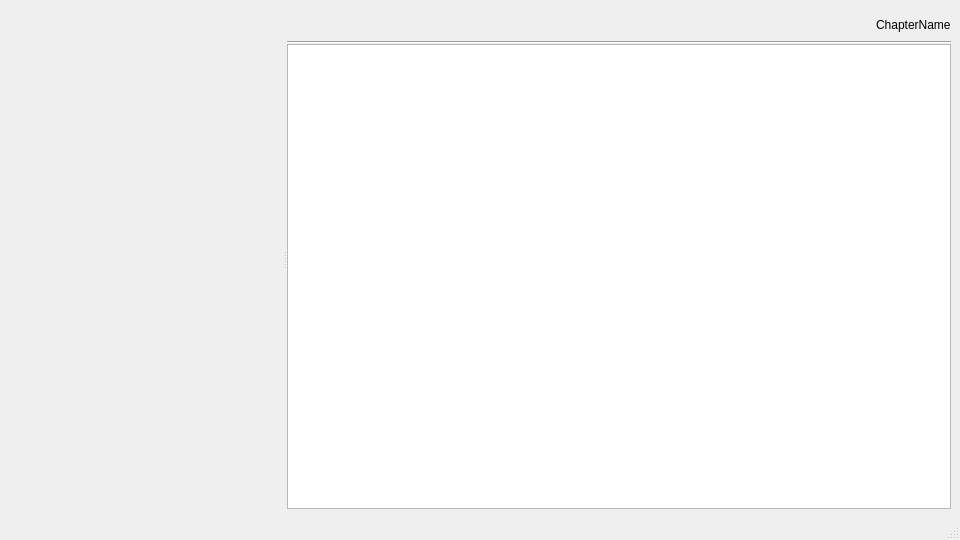
<?xml version="1.0" encoding="UTF-8"?>
<ui version="4.0">
 <class>MainWindow</class>
 <widget class="QMainWindow" name="MainWindow">
  <property name="geometry">
   <rect>
    <x>0</x>
    <y>0</y>
    <width>960</width>
    <height>540</height>
   </rect>
  </property>
  <property name="minimumSize">
   <size>
    <width>960</width>
    <height>540</height>
   </size>
  </property>
  <property name="windowTitle">
   <string>MainWindow</string>
  </property>
  <property name="tabShape">
   <enum>QTabWidget::Triangular</enum>
  </property>
  <widget class="QWidget" name="centralwidget">
   <layout class="QHBoxLayout" name="mainLayout" stretch="0,1">
    <item>
     <layout class="QVBoxLayout" name="dockLayout">
      <property name="spacing">
       <number>0</number>
      </property>
      <item>
       <widget class="QScrollArea" name="scrollArea">
        <property name="frameShape">
         <enum>QFrame::NoFrame</enum>
        </property>
        <property name="widgetResizable">
         <bool>true</bool>
        </property>
        <widget class="QWidget" name="scrollAreaWidgetContents">
         <property name="geometry">
          <rect>
           <x>0</x>
           <y>0</y>
           <width>69</width>
           <height>463</height>
          </rect>
         </property>
        </widget>
       </widget>
      </item>
     </layout>
    </item>
    <item>
     <widget class="QSplitter" name="mainSplitter">
      <property name="orientation">
       <enum>Qt::Horizontal</enum>
      </property>
      <widget class="QStackedWidget" name="SideBar">
       <property name="minimumSize">
        <size>
         <width>200</width>
         <height>0</height>
        </size>
       </property>
       <property name="maximumSize">
        <size>
         <width>400</width>
         <height>16777215</height>
        </size>
       </property>
       <widget class="QWidget" name="page"/>
       <widget class="QWidget" name="page_2"/>
      </widget>
      <widget class="QWidget" name="ContentContainer">
       <layout class="QVBoxLayout" name="rightVBox">
        <property name="spacing">
         <number>0</number>
        </property>
        <item>
         <layout class="QHBoxLayout" name="toolBarLayout">
          <item>
           <widget class="QToolButton" name="SaveBtn">
            <property name="styleSheet">
             <string notr="true">
                QToolButton {
                    background: transparent;
                    border: none;
                    border-radius: 6px;
                    padding: 2px;
                }
                QToolButton:hover {
                    background: #e0e0e0;
                }
                QToolButton:pressed {
                    background: #b0b0b0;
                }
             </string>
            </property>
            <property name="icon">
             <iconset resource="icons.qrc">
              <normaloff>:/res/icons/Save.svg</normaloff>:/res/icons/Save.svg</iconset>
            </property>
            <property name="iconSize">
             <size>
              <width>24</width>
              <height>24</height>
             </size>
            </property>
           </widget>
          </item>
          <item>
           <widget class="QToolButton" name="UndoBtn">
            <property name="minimumSize">
             <size>
              <width>32</width>
              <height>0</height>
             </size>
            </property>
            <property name="styleSheet">
             <string notr="true">
                QToolButton {
                    background: transparent;
                    border: none;
                    border-radius: 6px;
                    padding: 2px;
                }
                QToolButton:hover {
                    background: #e0e0e0;
                }
                QToolButton:pressed {
                    background: #b0b0b0;
                }
             </string>
            </property>
            <property name="icon">
             <iconset resource="icons.qrc">
              <normaloff>:/res/icons/Undo.svg</normaloff>:/res/icons/Undo.svg</iconset>
            </property>
            <property name="iconSize">
             <size>
              <width>24</width>
              <height>24</height>
             </size>
            </property>
           </widget>
          </item>
          <item>
           <widget class="QToolButton" name="RedoBtn">
            <property name="styleSheet">
             <string notr="true">
                QToolButton {
                    background: transparent;
                    border: none;
                    border-radius: 6px;
                    padding: 2px;
                }
                QToolButton:hover {
                    background: #e0e0e0;
                }
                QToolButton:pressed {
                    background: #b0b0b0;
                }
             </string>
            </property>
            <property name="icon">
             <iconset resource="icons.qrc">
              <normaloff>:/res/icons/Redo.svg</normaloff>:/res/icons/Redo.svg</iconset>
            </property>
            <property name="iconSize">
             <size>
              <width>24</width>
              <height>24</height>
             </size>
            </property>
           </widget>
          </item>
          <item>
           <widget class="QToolButton" name="AllSelectBtn">
            <property name="styleSheet">
             <string notr="true">
                QToolButton {
                    background: transparent;
                    border: none;
                    border-radius: 6px;
                    padding: 2px;
                }
                QToolButton:hover {
                    background: #e0e0e0;
                }
                QToolButton:pressed {
                    background: #b0b0b0;
                }
             </string>
            </property>
            <property name="icon">
             <iconset resource="icons.qrc">
              <normaloff>:/res/icons/AllSelect.svg</normaloff>:/res/icons/AllSelect.svg</iconset>
            </property>
            <property name="iconSize">
             <size>
              <width>24</width>
              <height>24</height>
             </size>
            </property>
           </widget>
          </item>
          <item>
           <widget class="QToolButton" name="CopyBtn">
            <property name="styleSheet">
             <string notr="true">
                QToolButton {
                    background: transparent;
                    border: none;
                    border-radius: 6px;
                    padding: 2px;
                }
                QToolButton:hover {
                    background: #e0e0e0;
                }
                QToolButton:pressed {
                    background: #b0b0b0;
                }
             </string>
            </property>
            <property name="icon">
             <iconset resource="icons.qrc">
              <normaloff>:/res/icons/Copy.svg</normaloff>:/res/icons/Copy.svg</iconset>
            </property>
            <property name="iconSize">
             <size>
              <width>24</width>
              <height>24</height>
             </size>
            </property>
           </widget>
          </item>
          <item>
           <widget class="QToolButton" name="CutBtn">
            <property name="styleSheet">
             <string notr="true">
                QToolButton {
                    background: transparent;
                    border: none;
                    border-radius: 6px;
                    padding: 2px;
                }
                QToolButton:hover {
                    background: #e0e0e0;
                }
                QToolButton:pressed {
                    background: #b0b0b0;
                }
             </string>
            </property>
            <property name="icon">
             <iconset resource="icons.qrc">
              <normaloff>:/res/icons/Cut.svg</normaloff>:/res/icons/Cut.svg</iconset>
            </property>
            <property name="iconSize">
             <size>
              <width>24</width>
              <height>24</height>
             </size>
            </property>
           </widget>
          </item>
          <item>
           <widget class="QToolButton" name="PasteBtn">
            <property name="styleSheet">
             <string notr="true">
                QToolButton {
                    background: transparent;
                    border: none;
                    border-radius: 6px;
                    padding: 2px;
                }
                QToolButton:hover {
                    background: #e0e0e0;
                }
                QToolButton:pressed {
                    background: #b0b0b0;
                }
             </string>
            </property>
            <property name="icon">
             <iconset resource="icons.qrc">
              <normaloff>:/res/icons/Paste.svg</normaloff>:/res/icons/Paste.svg</iconset>
            </property>
            <property name="iconSize">
             <size>
              <width>24</width>
              <height>24</height>
             </size>
            </property>
           </widget>
          </item>
          <item>
           <widget class="QToolButton" name="FindBtn">
            <property name="styleSheet">
             <string notr="true">
                QToolButton {
                    background: transparent;
                    border: none;
                    border-radius: 6px;
                    padding: 2px;
                }
                QToolButton:hover {
                    background: #e0e0e0;
                }
                QToolButton:pressed {
                    background: #b0b0b0;
                }
             </string>
            </property>
            <property name="icon">
             <iconset resource="icons.qrc">
              <normaloff>:/res/icons/Find.svg</normaloff>:/res/icons/Find.svg</iconset>
            </property>
            <property name="iconSize">
             <size>
              <width>24</width>
              <height>24</height>
             </size>
            </property>
           </widget>
          </item>
          <item>
           <spacer name="ToolBarSpacer">
            <property name="orientation">
             <enum>Qt::Horizontal</enum>
            </property>
            <property name="sizeHint" stdset="0">
             <size>
              <width>40</width>
              <height>20</height>
             </size>
            </property>
           </spacer>
          </item>
          <item>
           <widget class="QLabel" name="ChapterNameLabel">
            <property name="minimumSize">
             <size>
              <width>0</width>
              <height>32</height>
             </size>
            </property>
            <property name="text">
             <string>ChapterName</string>
            </property>
           </widget>
          </item>
         </layout>
        </item>
        <item>
         <widget class="Line" name="hLine">
          <property name="orientation">
           <enum>Qt::Horizontal</enum>
          </property>
         </widget>
        </item>
        <item>
         <widget class="QPlainTextEdit" name="Content"/>
        </item>
       </layout>
      </widget>
     </widget>
    </item>
   </layout>
  </widget>
  <widget class="QMenuBar" name="menubar">
   <property name="geometry">
    <rect>
     <x>0</x>
     <y>0</y>
     <width>960</width>
     <height>24</height>
    </rect>
   </property>
  </widget>
  <widget class="QStatusBar" name="statusbar"/>
 </widget>
 <resources>
  <include location="icons.qrc"/>
 </resources>
 <connections/>
</ui>
